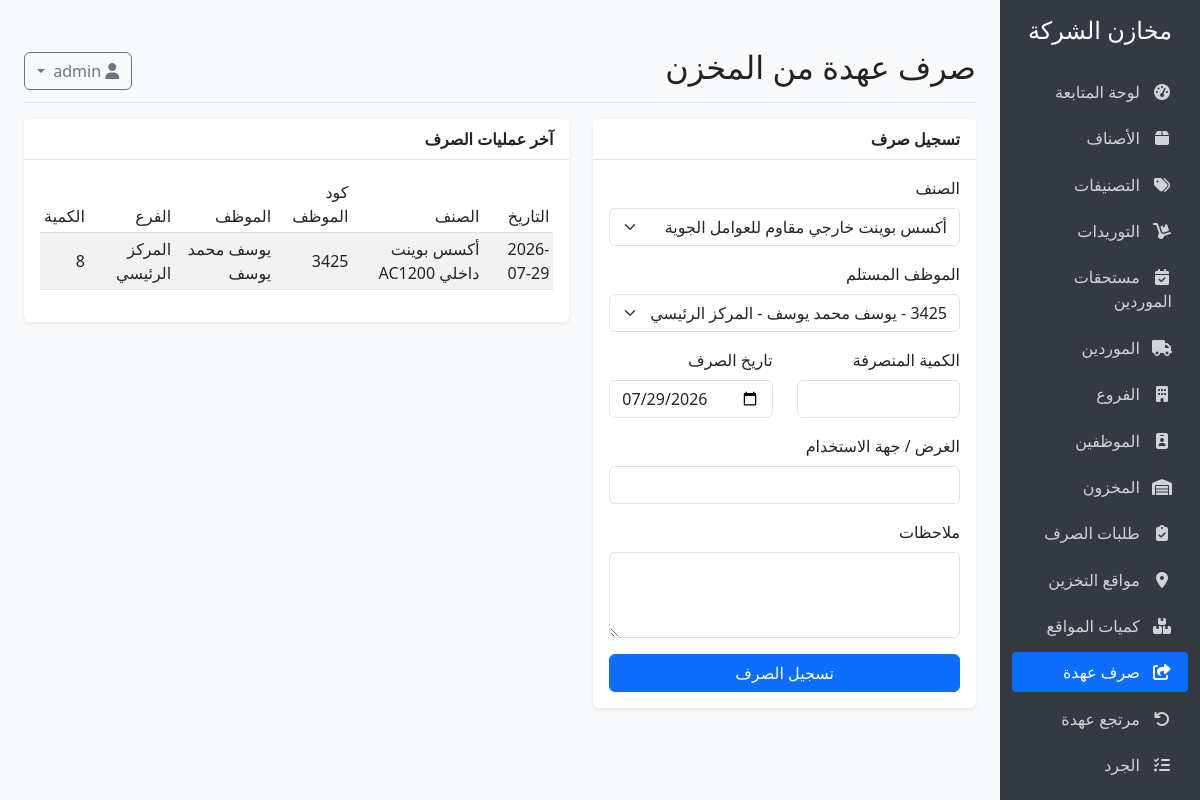
Screenshot of /inventory/issue (signed in) with the database file from the repository.
### models.py (models this page shows, shortened)
class StockIssue(db.Model):
    __tablename__ = 'stock_issues'
    id = db.Column(db.Integer, primary_key=True)
    product_id = db.Column(db.Integer, db.ForeignKey('products.id'), nullable=False)
    employee_id = db.Column(db.Integer, db.ForeignKey('employees.id'), nullable=False)
    quantity = db.Column(db.Integer, nullable=False)
    issue_date = db.Column(db.Date, nullable=False, default=datetime.utcnow)
    purpose = db.Column(db.String(200), nullable=True)
    notes = db.Column(db.Text, nullable=True)
    user_id = db.Column(db.Integer, db.ForeignKey('users.id'), nullable=True)
    created_at = db.Column(db.DateTime, default=datetime.utcnow)
    product = db.relationship('Product', backref='stock_issues', lazy=True)
    user = db.relationship('User', backref='stock_issues', lazy=True)

class Product(db.Model):
    __tablename__ = 'products'
    id = db.Column(db.Integer, primary_key=True)
    name = db.Column(db.String(100), nullable=False)
    description = db.Column(db.Text, nullable=True)
    barcode = db.Column(db.String(50), unique=True, nullable=True)
    sku = db.Column(db.String(50), unique=True, nullable=True)
    purchase_price = db.Column(db.Float, nullable=False, default=0)
    sale_price = db.Column(db.Float, nullable=False, default=0)
    min_quantity = db.Column(db.Integer, default=0)
    category_id = db.Column(db.Integer, db.ForeignKey('categories.id'), nullable=True)
    created_at = db.Column(db.DateTime, default=datetime.utcnow)
    updated_at = db.Column(db.DateTime, default=datetime.utcnow, onupdate=datetime.utcnow)
    inventory = db.relationship('Inventory', backref='product', uselist=False, lazy=True)
    purchase_items = db.relationship('PurchaseItem', backref='product', lazy=True)
    sale_items = db.relationship('SaleItem', backref='product', lazy=True)

class Employee(db.Model):
    __tablename__ = 'employees'
    id = db.Column(db.Integer, primary_key=True)
    employee_code = db.Column(db.String(50), unique=True, nullable=True, index=True)
    name = db.Column(db.String(120), nullable=False)
    department = db.Column(db.String(120), nullable=True)
    branch_id = db.Column(db.Integer, db.ForeignKey('branches.id'), nullable=True)
    job_title = db.Column(db.String(120), nullable=True)
    phone = db.Column(db.String(30), nullable=True)
    email = db.Column(db.String(120), nullable=True)
    is_active = db.Column(db.Boolean, default=True)
    notes = db.Column(db.Text, nullable=True)
    created_at = db.Column(db.DateTime, default=datetime.utcnow)
    issues = db.relationship('StockIssue', backref='employee', lazy=True)

class Branch(db.Model):
    __tablename__ = 'branches'
    id = db.Column(db.Integer, primary_key=True)
    name = db.Column(db.String(120), nullable=False)
    code = db.Column(db.String(50), unique=True, nullable=False, index=True)
    location = db.Column(db.String(200), nullable=True)
    notes = db.Column(db.Text, nullable=True)
    is_active = db.Column(db.Boolean, default=True)
    created_at = db.Column(db.DateTime, default=datetime.utcnow)
    employees = db.relationship('Employee', backref='branch', lazy=True)
    storage_locations = db.relationship('StorageLocation', backref='branch', lazy=True)

### app.py (the view, shortened to what this page needs)
@app.route('/inventory/issue', methods=['GET', 'POST'])
@login_required
@warehouse_required
def stock_issue():
    form = StockIssueForm()
    products = Product.query.order_by(Product.name).all()
    employees_query = Employee.query.options(joinedload(Employee.branch)).filter_by(is_active=True)
    if scoped_branch_id():
        employees_query = employees_query.filter(Employee.branch_id == scoped_branch_id())
    employees_list = employees_query.order_by(Employee.name).all()
    form.product_id.choices = [(p.id, p.name) for p in products]
    form.employee_id.choices = [
        (e.id, f'{e.employee_code or "-"} - {e.name} - {e.branch.name if e.branch else "بدون فرع"}')
        for e in employees_list
    ]
    if not products:
        flash('لا توجد منتجات للصرف.', 'warning')
    if not employees_list:
        flash('أضف موظفين أولاً قبل صرف الأصناف.', 'warning')
    recent_issues = StockIssue.query.order_by(StockIssue.created_at.desc()).limit(50).all()
    return render_template('inventory/issue.html', form=form, recent_issues=recent_issues)

### forms.py
class StockIssueForm(FlaskForm):
    product_id = SelectField('الصنف', coerce=int, validators=[DataRequired()])
    employee_id = SelectField('الموظف المستلم', coerce=int, validators=[DataRequired()])
    quantity = IntegerField('الكمية المنصرفة', validators=[DataRequired(), NumberRange(min=1)])
    issue_date = DateField('تاريخ الصرف', validators=[DataRequired()], default=datetime.now().date)
    purpose = StringField('الغرض / جهة الاستخدام', validators=[Optional(), Length(max=200)])
    notes = TextAreaField('ملاحظات', validators=[Optional()])

### app.py (called while the page is built)
def roles_required(*roles):
    def decorator(f):
        @wraps(f)
        def decorated_function(*args, **kwargs):
            if not current_user.is_authenticated or current_user.role not in roles:
                flash('ليس لديك صلاحية تنفيذ هذا الإجراء.', 'danger')
                return redirect(url_for('index'))
            return f(*args, **kwargs)
        return decorated_function
    return decorator

def scoped_branch_id():
    if not current_user.is_authenticated:
        return None
    if current_user.role == 'admin':
        return None
    return getattr(current_user, 'branch_id', None)

@login_manager.user_loader
def load_user(user_id):
    user = User.query.get(int(user_id))
    if user and not user.is_active:
        return None
    return user

@app.before_request
def hide_retail_pages_in_company_mode():
    path = request.path.rstrip('/') or '/'
    if path.startswith('/static') or not current_user.is_authenticated:
        return None
    if any(path == prefix or path.startswith(f'{prefix}/') for prefix in RETAIL_ONLY_PREFIXES):
        flash('تم إخفاء صفحات البيع والعملاء والكاشير لأن النظام مضبوط كمخزن شركة داخلي.', 'warning')
        return redirect(url_for('index'))
    if path in RETAIL_ONLY_REPORT_PATHS:
        flash('هذا التقرير خاص بالبيع التجاري وغير مستخدم في نظام مخازن الشركة.', 'warning')
        return redirect(url_for('reports'))
    return None

@app.context_processor
def inject_settings():
    from models import Setting
    settings = {s.key: s.value for s in Setting.query.all()}
    def page_url(page):
        args = request.args.to_dict(flat=True)
        args['page'] = page
        return url_for(request.endpoint, **(request.view_args or {}), **args)
    return dict(settings=settings, page_url=page_url)

### templates/inventory/issue.html (shortened to what this page needs)
{% extends "base.html" %}
{% block header %}صرف عهدة من المخزن{% endblock %}
{% block content %}
<div class="row">
    <div class="col-lg-5 mb-4">
        <div class="card">
            <div class="card-header"><strong>تسجيل صرف</strong></div>
            <div class="card-body">
                <form method="POST">
                    <div class="mb-3">{{ form.product_id.label(class="form-label") }}{{ form.product_id(class="form-select") }}</div>
                    <div class="mb-3">{{ form.employee_id.label(class="form-label") }}{{ form.employee_id(class="form-select") }}</div>
                    <div class="row">
                        <div class="col-md-6 mb-3">{{ form.quantity.label(class="form-label") }}{{ form.quantity(class="form-control") }}</div>
                        <div class="col-md-6 mb-3">{{ form.issue_date.label(class="form-label") }}{{ form.issue_date(class="form-control") }}</div>
                    </div>
                    <div class="mb-3">{{ form.purpose.label(class="form-label") }}{{ form.purpose(class="form-control") }}</div>
                    <div class="mb-3">{{ form.notes.label(class="form-label") }}{{ form.notes(class="form-control", rows=3) }}</div>
                    <button class="btn btn-primary w-100" type="submit">تسجيل الصرف</button>
                </form>
            </div>
        </div>
    </div>
    <div class="col-lg-7">
        <div class="card">
            <div class="card-header"><strong>آخر عمليات الصرف</strong></div>
            <div class="card-body">
                <div class="table-responsive">
                    <table class="table table-striped table-sm align-middle">
                        <thead>
                            <tr>
                                <th>التاريخ</th>
                                <th>الصنف</th>
                                <th>كود الموظف</th>
                                <th>الموظف</th>
                                <th>الفرع</th>
                                <th>الكمية</th>
                            </tr>
                        </thead>
                        <tbody>
                            {% for issue in recent_issues %}
                            <tr>
                                <td>{{ issue.issue_date.strftime('%Y-%m-%d') }}</td>
                                <td>{{ issue.product.name if issue.product else '-' }}</td>
                                <td>{{ issue.employee.employee_code if issue.employee else '-' }}</td>
                                <td>{{ issue.employee.name if issue.employee else '-' }}</td>
                                <td>{{ issue.employee.branch.name if issue.employee and issue.employee.branch else '-' }}</td>
                                <td>{{ issue.quantity }}</td>
                            </tr>
                            {% else %}
                            <tr><td colspan="6" class="text-center text-muted">لا توجد عمليات صرف.</td></tr>
                            {% endfor %}
                        </tbody>
                    </table>
                </div>
            </div>
        </div>
    </div>
</div>
{% endblock %}

### static/css/light.css (style rules this page uses)
body { background: #fff; color: #222; }
.card, .table { background: #fff; color: #222; }

### templates/base.html (style rules this page uses)
body { font-family: 'Segoe UI', Tahoma, Geneva, Verdana, sans-serif; background-color: #f8f9fa; }
.card { margin-bottom: 1.5rem; border: none; box-shadow: 0 0.125rem 0.25rem rgba(0, 0, 0, 0.075); }
.card-header { background-color: #fff; border-bottom: 1px solid rgba(0, 0, 0, 0.125); font-weight: 500; }
.table th { font-weight: 500; }

### rows the page displays
StockIssue: issue_date "2026-07-29", product "أكسس بوينت داخلي AC1200", employee "3425", employee "يوسف محمد يوسف", employee.branch "المركز الرئيسي", quantity "8"
